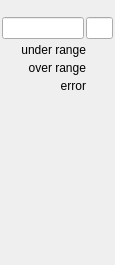
   <widget class="QWidget" name="Ch2">
    <property name="geometry">
     <rect>
      <x>0</x>
      <y>0</y>
      <width>115</width>
      <height>265</height>
     </rect>
    </property>
    <attribute name="label">
     <string>Ch 2</string>
    </attribute>
    <widget class="caFrame" name="caframe_6">
     <property name="geometry">
      <rect>
       <x>0</x>
       <y>15</y>
       <width>115</width>
       <height>80</height>
      </rect>
     </property>
     <property name="macro">
      <string notr="true">CH=2,IOC=$(IOC),MasterID=$(MasterID),SlaveID=$(SlaveID),HWType=$(HWType)</string>
     </property>
     <layout class="QGridLayout" name="gridLayout_11">
      <property name="leftMargin">
       <number>2</number>
      </property>
      <property name="topMargin">
       <number>2</number>
      </property>
      <property name="rightMargin">
       <number>2</number>
      </property>
      <property name="bottomMargin">
       <number>2</number>
      </property>
      <property name="spacing">
       <number>2</number>
      </property>
      <item row="0" column="0">
       <layout class="QHBoxLayout" name="horizontalLayout_5" stretch="3,1">
        <item>
         <widget class="caLineEdit" name="calineedit_9">
          <property name="alignment">
           <set>Qt::AlignRight|Qt::AlignTrailing|Qt::AlignVCenter</set>
          </property>
          <property name="channel" stdset="0">
           <string notr="true">$(IOC):m$(MasterID)s$(SlaveID)-AI0$(CH)</string>
          </property>
          <property name="background">
           <color alpha="0">
            <red>160</red>
            <green>160</green>
            <blue>164</blue>
           </color>
          </property>
          <property name="colorMode">
           <enum>caLineEdit::Static</enum>
          </property>
          <property name="precisionMode">
           <enum>caLineEdit::Channel</enum>
          </property>
         </widget>
        </item>
        <item>
         <widget class="caLineEdit" name="calineedit_10">
          <property name="channel" stdset="0">
           <string notr="true">$(IOC):m$(MasterID)s$(SlaveID)-AI0$(CH).EGU</string>
          </property>
          <property name="background">
           <color alpha="0">
            <red>160</red>
            <green>160</green>
            <blue>164</blue>
           </color>
          </property>
          <property name="colorMode">
           <enum>caLineEdit::Static</enum>
          </property>
          <property name="precisionMode">
           <enum>caLineEdit::User</enum>
          </property>
         </widget>
        </item>
       </layout>
      </item>
      <item row="1" column="0">
       <layout class="QGridLayout" name="gridLayout_5" columnstretch="10,3">
        <property name="spacing">
         <number>2</number>
        </property>
        <item row="1" column="0">
         <widget class="caLabel" name="calabel_16">
          <property name="toolTip">
           <string/>
          </property>
          <property name="text">
           <string>over range</string>
          </property>
          <property name="textFormat">
           <enum>Qt::PlainText</enum>
          </property>
          <property name="alignment">
           <set>Qt::AlignBottom|Qt::AlignRight|Qt::AlignTrailing</set>
          </property>
         </widget>
        </item>
        <item row="0" column="1">
         <widget class="caLed" name="caled_15">
          <property name="toolTip">
           <string>&lt;html&gt;&lt;head/&gt;&lt;body&gt;&lt;p&gt;E-Bus Power Status&lt;/p&gt;&lt;/body&gt;&lt;/html&gt;</string>
          </property>
          <property name="rectangular">
           <bool>true</bool>
          </property>
          <property name="gradientEnabled">
           <bool>false</bool>
          </property>
          <property name="ledWidth">
           <number>16</number>
          </property>
          <property name="ledHeight">
           <number>16</number>
          </property>
          <property name="channel" stdset="0">
           <string notr="true">$(IOC):m$(MasterID)s$(SlaveID)-AI0$(CH)-UndrLimAlrm</string>
          </property>
          <property name="colorMode">
           <enum>caLed::Static</enum>
          </property>
          <property name="falseColor">
           <color>
            <red>170</red>
            <green>0</green>
            <blue>0</blue>
           </color>
          </property>
          <property name="trueColor">
           <color>
            <red>0</red>
            <green>85</green>
            <blue>0</blue>
           </color>
          </property>
          <property name="trueValue">
           <string notr="true">0</string>
          </property>
          <property name="falseValue">
           <string notr="true">1</string>
          </property>
         </widget>
        </item>
        <item row="2" column="1">
         <widget class="caLed" name="caled_16">
          <property name="toolTip">
           <string/>
          </property>
          <property name="rectangular">
           <bool>true</bool>
          </property>
          <property name="gradientEnabled">
           <bool>false</bool>
          </property>
          <property name="ledWidth">
           <number>16</number>
          </property>
          <property name="ledHeight">
           <number>16</number>
          </property>
          <property name="channel" stdset="0">
           <string notr="true">$(IOC):m$(MasterID)s$(SlaveID)-AI0$(CH)-ErrAlrm</string>
          </property>
          <property name="colorMode">
           <enum>caLed::Static</enum>
          </property>
          <property name="falseColor">
           <color>
            <red>170</red>
            <green>0</green>
            <blue>0</blue>
           </color>
          </property>
          <property name="trueColor">
           <color>
            <red>0</red>
            <green>85</green>
            <blue>0</blue>
           </color>
          </property>
          <property name="trueValue">
           <string notr="true">0</string>
          </property>
          <property name="falseValue">
           <string notr="true">1</string>
          </property>
         </widget>
        </item>
        <item row="2" column="0">
         <widget class="caLabel" name="calabel_17">
          <property name="toolTip">
           <string/>
          </property>
          <property name="text">
           <string>error</string>
          </property>
          <property name="textFormat">
           <enum>Qt::PlainText</enum>
          </property>
          <property name="alignment">
           <set>Qt::AlignBottom|Qt::AlignRight|Qt::AlignTrailing</set>
          </property>
         </widget>
        </item>
        <item row="0" column="0">
         <widget class="caLabel" name="calabel_18">
          <property name="toolTip">
           <string/>
          </property>
          <property name="text">
           <string>under range</string>
          </property>
          <property name="textFormat">
           <enum>Qt::PlainText</enum>
          </property>
          <property name="alignment">
           <set>Qt::AlignBottom|Qt::AlignRight|Qt::AlignTrailing</set>
          </property>
         </widget>
        </item>
        <item row="1" column="1">
         <widget class="caLed" name="caled_17">
          <property name="toolTip">
           <string/>
          </property>
          <property name="rectangular">
           <bool>true</bool>
          </property>
          <property name="gradientEnabled">
           <bool>false</bool>
          </property>
          <property name="ledWidth">
           <number>16</number>
          </property>
          <property name="ledHeight">
           <number>16</number>
          </property>
          <property name="channel" stdset="0">
           <string notr="true">$(IOC):m$(MasterID)s$(SlaveID)-AI0$(CH)-OvrLimAlrm</string>
          </property>
          <property name="colorMode">
           <enum>caLed::Static</enum>
          </property>
          <property name="falseColor">
           <color>
            <red>170</red>
            <green>0</green>
            <blue>0</blue>
           </color>
          </property>
          <property name="trueColor">
           <color>
            <red>0</red>
            <green>85</green>
            <blue>0</blue>
           </color>
          </property>
          <property name="trueValue">
           <string notr="true">0</string>
          </property>
          <property name="falseValue">
           <string notr="true">1</string>
          </property>
         </widget>
        </item>
       </layout>
      </item>
     </layout>
    </widget>
    <widget class="caFrame" name="caframe_3">
     <property name="geometry">
      <rect>
       <x>10</x>
       <y>110</y>
       <width>91</width>
       <height>120</height>
      </rect>
     </property>
     <property name="macro">
      <string notr="true">CH=2,IOC=$(IOC),MasterID=$(MasterID),SlaveID=$(SlaveID),HWType=$(HWType)</string>
     </property>
     <widget class="caByteController" name="cabytecontroller_6">
      <property name="geometry">
       <rect>
        <x>60</x>
        <y>0</y>
        <width>16</width>
        <height>116</height>
       </rect>
      </property>
      <property name="channel" stdset="0">
       <string notr="true">$(IOC):m$(MasterID)s$(SlaveID)-AI0$(CH)-Ctrl</string>
      </property>
      <property name="endBit">
       <number>15</number>
      </property>
     </widget>
     <widget class="caByte" name="cabyte_11">
      <property name="geometry">
       <rect>
        <x>10</x>
        <y>1</y>
        <width>20</width>
        <height>116</height>
       </rect>
      </property>
      <property name="font">
       <font>
        <pointsize>9</pointsize>
       </font>
      </property>
      <property name="toolTip">
       <string/>
      </property>
      <property name="channel" stdset="0">
       <string notr="true">$(IOC):m$(MasterID)s$(SlaveID)-AI0$(CH)-Stat</string>
      </property>
      <property name="endBit">
       <number>15</number>
      </property>
     </widget>
     <widget class="caByte" name="cabyte_12">
      <property name="geometry">
       <rect>
        <x>35</x>
        <y>0</y>
        <width>20</width>
        <height>116</height>
       </rect>
      </property>
      <property name="font">
       <font>
        <pointsize>9</pointsize>
       </font>
      </property>
      <property name="toolTip">
       <string/>
      </property>
      <property name="channel" stdset="0">
       <string notr="true">$(IOC):m$(MasterID)s$(SlaveID)-AI0$(CH)-Ctrl-RB</string>
      </property>
      <property name="endBit">
       <number>15</number>
      </property>
     </widget>
    </widget>
   </widget>
